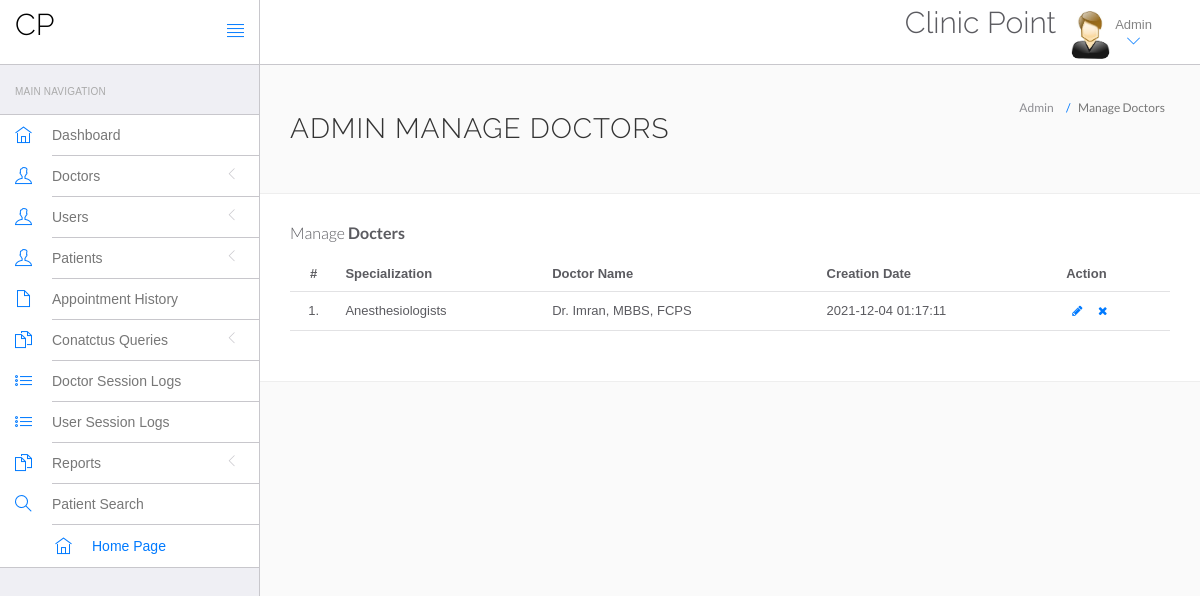
Screenshot of /admin/manage-doctors.php (signed in) with the database file from the repository.
### tables this page shows
CREATE TABLE `doctors` (
  `id` int(11) NOT NULL,
  `specilization` varchar(255) DEFAULT NULL,
  `doctorName` varchar(255) DEFAULT NULL,
  `address` longtext DEFAULT NULL,
  `docFees` varchar(255) DEFAULT NULL,
  `contactno` bigint(11) DEFAULT NULL,
  `docEmail` varchar(255) DEFAULT NULL,
  `password` varchar(255) DEFAULT NULL,
  `creationDate` timestamp NULL DEFAULT current_timestamp(),
  `updationDate` timestamp NULL DEFAULT NULL ON UPDATE current_timestamp()
);

### admin/manage-doctors.php (the view, shortened to what this page needs)
<?php
include('include/config.php');
?>
<!DOCTYPE html>
<html lang="en">
	<head>
		<link rel="stylesheet" href="vendor/bootstrap/css/bootstrap.min.css">
		<link rel="stylesheet" href="vendor/fontawesome/css/font-awesome.min.css">
		<link rel="stylesheet" href="vendor/themify-icons/themify-icons.min.css">
		<link href="vendor/animate.css/animate.min.css" rel="stylesheet" media="screen">
		<link href="vendor/perfect-scrollbar/perfect-scrollbar.min.css" rel="stylesheet" media="screen">
		<link href="vendor/switchery/switchery.min.css" rel="stylesheet" media="screen">
		<link href="vendor/bootstrap-touchspin/jquery.bootstrap-touchspin.min.css" rel="stylesheet" media="screen">
		<link href="vendor/select2/select2.min.css" rel="stylesheet" media="screen">
		<link href="vendor/bootstrap-datepicker/bootstrap-datepicker3.standalone.min.css" rel="stylesheet" media="screen">
		<link href="vendor/bootstrap-timepicker/bootstrap-timepicker.min.css" rel="stylesheet" media="screen">
		<link rel="stylesheet" href="assets/css/styles.css">
		<link rel="stylesheet" href="assets/css/plugins.css">
		<link rel="stylesheet" href="assets/css/themes/theme-1.css" id="skin_color" />
	</head>
	<body>
		<div id="app">
<?php include('include/sidebar.php');?>
			<div class="app-content">
						<?php include('include/header.php');?>
				<div class="main-content" >
					<div class="wrap-content container" id="container">
						<section id="page-title">
							<div class="row">
								<div class="col-sm-8">
									<h1 class="mainTitle">Admin Manage Doctors</h1>
																	</div>
								<ol class="breadcrumb">
									<li>
										<span>Admin</span>
									</li>
									<li class="active">
										<span>Manage Doctors</span>
									</li>
								</ol>
							</div>
						</section>
						<div class="container-fluid container-fullw bg-white">
									<div class="row">
								<div class="col-md-12">
									<h5 class="over-title margin-bottom-15">Manage <span class="text-bold">Docters</span></h5>
									<table class="table table-hover" id="sample-table-1">
										<thead>
											<tr>
												<th class="center">#</th>
												<th>Specialization</th>
												<th class="hidden-xs">Doctor Name</th>
												<th>Creation Date </th>
												<th>Action</th>
											</tr>
										</thead>
										<tbody>
<?php
$sql=mysqli_query($con,"select * from doctors");
$cnt=1;
while($row=mysqli_fetch_array($sql))
{
?>
											<tr>
												<td class="center"><?php echo $cnt;?>.</td>
												<td class="hidden-xs"><?php echo $row['specilization'];?></td>
												<td><?php echo $row['doctorName'];?></td>
												<td><?php echo $row['creationDate'];?>
												</td>
												<td >
												<div class="visible-md visible-lg hidden-sm hidden-xs">
							<a href="edit-doctor.php?id=<?php echo $row['id'];?>" class="btn btn-transparent btn-xs" tooltip-placement="top" tooltip="Edit"><i class="fa fa-pencil"></i></a>
	<a href="manage-doctors.php?id=<?php echo $row['id']?>&del=delete" onClick="return confirm('Are you sure you want to delete?')"class="btn btn-transparent btn-xs tooltips" tooltip-placement="top" tooltip="Remove"><i class="fa fa-times fa fa-white"></i></a>
												</div>
												</td>
											</tr>
											<?php
$cnt=$cnt+1;
											 }?>
										</tbody>
									</table>
								</div>
							</div>
								</div>
							</div>
						</div>
					</div>
				</div>
	</body>
</html>

### admin/assets/css/themes/theme-1.css (style rules this page uses)
body { background: #FAFAFA; }

### rows the page displays
doctors: specilization "Anesthesiologists", doctorName "Dr. Imran, MBBS, FCPS", creationDate "2021-12-04 01:17:11"
